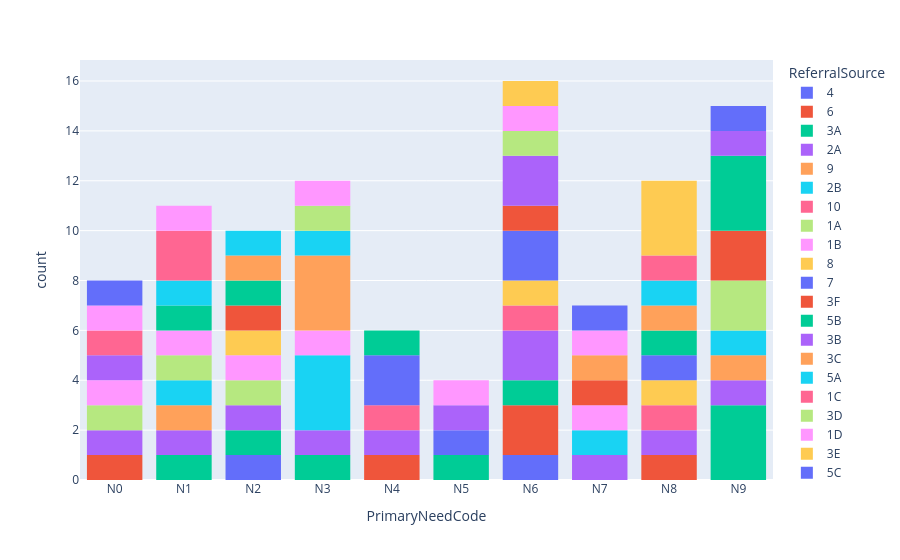

Here is the notebook cell this chart was saved with:
### Code cell
# Doing something with colour - use American version of spelling

# This code from WLP doesn't work either - it works if you click 'Run All' at the top!

import plotly.graph_objects as go

pnc_bar = px.histogram(cin,
                       x='PrimaryNeedCode',
                       color='ReferralSource')

pnc_bar.update_xaxes(categoryorder='category ascending')

pnc_bar.show()

### Figure 1 — Plotly figure (JSON) as saved in the notebook; plotly's stock layout.template omitted (floating-point values rounded to 4 significant figures)
{"data": [{"bingroup": "x", "hovertemplate": "ReferralSource=4<br>PrimaryNeedCode=%{x}<br>count=%{y}<extra></extra>", "legendgroup": "4", "marker": {"color": "#636efa", "pattern": {"shape": ""}}, "name": "4", "orientation": "v", "showlegend": true, "type": "histogram", "x": ["N6", "N2"], "xaxis": "x", "yaxis": "y"}, {"bingroup": "x", "hovertemplate": "ReferralSource=6<br>PrimaryNeedCode=%{x}<br>count=%{y}<extra></extra>", "legendgroup": "6", "marker": {"color": "#EF553B", "pattern": {"shape": ""}}, "name": "6", "orientation": "v", "showlegend": true, "type": "histogram", "x": ["N8", "N6", "N4", "N0", "N6"], "xaxis": "x", "yaxis": "y"}, {"bingroup": "x", "hovertemplate": "ReferralSource=3A<br>PrimaryNeedCode=%{x}<br>count=%{y}<extra></extra>", "legendgroup": "3A", "marker": {"color": "#00cc96", "pattern": {"shape": ""}}, "name": "3A", "orientation": "v", "showlegend": true, "type": "histogram", "x": ["N9", "N2", "N9", "N9", "N5", "N6", "N3", "N1"], "xaxis": "x", "yaxis": "y"}, {"bingroup": "x", "hovertemplate": "ReferralSource=2A<br>PrimaryNeedCode=%{x}<br>count=%{y}<extra></extra>", "legendgroup": "2A", "marker": {"color": "#ab63fa", "pattern": {"shape": ""}}, "name": "2A", "orientation": "v", "showlegend": true, "type": "histogram", "x": ["N4", "N3", "N1", "N8", "N0", "N2", "N6", "N9", "N7", "N6"], "xaxis": "x", "yaxis": "y"}, {"bingroup": "x", "hovertemplate": "ReferralSource=9<br>PrimaryNeedCode=%{x}<br>count=%{y}<extra></extra>", "legendgroup": "9", "marker": {"color": "#FFA15A", "pattern": {"shape": ""}}, "name": "9", "orientation": "v", "showlegend": true, "type": "histogram", "x": ["N9", "N1"], "xaxis": "x", "yaxis": "y"}, {"bingroup": "x", "hovertemplate": "ReferralSource=2B<br>PrimaryNeedCode=%{x}<br>count=%{y}<extra></extra>", "legendgroup": "2B", "marker": {"color": "#19d3f3", "pattern": {"shape": ""}}, "name": "2B", "orientation": "v", "showlegend": true, "type": "histogram", "x": ["N3", "N1", "N7", "N3", "N3", "N9"], "xaxis": "x", "yaxis": "y"}, {"bingroup": "x", "hovertemplate": "ReferralSource=10<br>PrimaryNeedCode=%{x}<br>count=%{y}<extra></extra>", "legendgroup": "10", "marker": {"color": "#FF6692", "pattern": {"shape": ""}}, "name": "10", "orientation": "v", "showlegend": true, "type": "histogram", "x": ["N8", "N6", "N4"], "xaxis": "x", "yaxis": "y"}, {"bingroup": "x", "hovertemplate": "ReferralSource=1A<br>PrimaryNeedCode=%{x}<br>count=%{y}<extra></extra>", "legendgroup": "1A", "marker": {"color": "#B6E880", "pattern": {"shape": ""}}, "name": "1A", "orientation": "v", "showlegend": true, "type": "histogram", "x": ["N9", "N0", "N2", "N1", "N9"], "xaxis": "x", "yaxis": "y"}, {"bingroup": "x", "hovertemplate": "ReferralSource=1B<br>PrimaryNeedCode=%{x}<br>count=%{y}<extra></extra>", "legendgroup": "1B", "marker": {"color": "#FF97FF", "pattern": {"shape": ""}}, "name": "1B", "orientation": "v", "showlegend": true, "type": "histogram", "x": ["N1", "N2", "N0", "N7", "N3"], "xaxis": "x", "yaxis": "y"}, {"bingroup": "x", "hovertemplate": "ReferralSource=8<br>PrimaryNeedCode=%{x}<br>count=%{y}<extra></extra>", "legendgroup": "8", "marker": {"color": "#FECB52", "pattern": {"shape": ""}}, "name": "8", "orientation": "v", "showlegend": true, "type": "histogram", "x": ["N6", "N8", "N2"], "xaxis": "x", "yaxis": "y"}, {"bingroup": "x", "hovertemplate": "ReferralSource=7<br>PrimaryNeedCode=%{x}<br>count=%{y}<extra></extra>", "legendgroup": "7", "marker": {"color": "#636efa", "pattern": {"shape": ""}}, "name": "7", "orientation": "v", "showlegend": true, "type": "histogram", "x": ["N6", "N8", "N6", "N4", "N5", "N4"], "xaxis": "x", "yaxis": "y"}, {"bingroup": "x", "hovertemplate": "ReferralSource=3F<br>PrimaryNeedCode=%{x}<br>count=%{y}<extra></extra>", "legendgroup": "3F", "marker": {"color": "#EF553B", "pattern": {"shape": ""}}, "name": "3F", "orientation": "v", "showlegend": true, "type": "histogram", "x": ["N9", "N7", "N6", "N2", "N9"], "xaxis": "x", "yaxis": "y"}, {"bingroup": "x", "hovertemplate": "ReferralSource=5B<br>PrimaryNeedCode=%{x}<br>count=%{y}<extra></extra>", "legendgroup": "5B", "marker": {"color": "#00cc96", "pattern": {"shape": ""}}, "name": "5B", "orientation": "v", "showlegend": true, "type": "histogram", "x": ["N8", "N9", "N9", "N2", "N1", "N9", "N4"], "xaxis": "x", "yaxis": "y"}, {"bingroup": "x", "hovertemplate": "ReferralSource=3B<br>PrimaryNeedCode=%{x}<br>count=%{y}<extra></extra>", "legendgroup": "3B", "marker": {"color": "#ab63fa", "pattern": {"shape": ""}}, "name": "3B", "orientation": "v", "showlegend": true, "type": "histogram", "x": ["N6", "N0", "N5", "N6", "N9"], "xaxis": "x", "yaxis": "y"}, {"bingroup": "x", "hovertemplate": "ReferralSource=3C<br>PrimaryNeedCode=%{x}<br>count=%{y}<extra></extra>", "legendgroup": "3C", "marker": {"color": "#FFA15A", "pattern": {"shape": ""}}, "name": "3C", "orientation": "v", "showlegend": true, "type": "histogram", "x": ["N3", "N2", "N7", "N3", "N8", "N3"], "xaxis": "x", "yaxis": "y"}, {"bingroup": "x", "hovertemplate": "ReferralSource=5A<br>PrimaryNeedCode=%{x}<br>count=%{y}<extra></extra>", "legendgroup": "5A", "marker": {"color": "#19d3f3", "pattern": {"shape": ""}}, "name": "5A", "orientation": "v", "showlegend": true, "type": "histogram", "x": ["N8", "N3", "N1", "N2"], "xaxis": "x", "yaxis": "y"}, {"bingroup": "x", "hovertemplate": "ReferralSource=1C<br>PrimaryNeedCode=%{x}<br>count=%{y}<extra></extra>", "legendgroup": "1C", "marker": {"color": "#FF6692", "pattern": {"shape": ""}}, "name": "1C", "orientation": "v", "showlegend": true, "type": "histogram", "x": ["N0", "N1", "N1", "N8"], "xaxis": "x", "yaxis": "y"}, {"bingroup": "x", "hovertemplate": "ReferralSource=3D<br>PrimaryNeedCode=%{x}<br>count=%{y}<extra></extra>", "legendgroup": "3D", "marker": {"color": "#B6E880", "pattern": {"shape": ""}}, "name": "3D", "orientation": "v", "showlegend": true, "type": "histogram", "x": ["N6", "N3"], "xaxis": "x", "yaxis": "y"}, {"bingroup": "x", "hovertemplate": "ReferralSource=1D<br>PrimaryNeedCode=%{x}<br>count=%{y}<extra></extra>", "legendgroup": "1D", "marker": {"color": "#FF97FF", "pattern": {"shape": ""}}, "name": "1D", "orientation": "v", "showlegend": true, "type": "histogram", "x": ["N0", "N5", "N3", "N6", "N1", "N7"], "xaxis": "x", "yaxis": "y"}, {"bingroup": "x", "hovertemplate": "ReferralSource=3E<br>PrimaryNeedCode=%{x}<br>count=%{y}<extra></extra>", "legendgroup": "3E", "marker": {"color": "#FECB52", "pattern": {"shape": ""}}, "name": "3E", "orientation": "v", "showlegend": true, "type": "histogram", "x": ["N6", "N8", "N8", "N8"], "xaxis": "x", "yaxis": "y"}, {"bingroup": "x", "hovertemplate": "ReferralSource=5C<br>PrimaryNeedCode=%{x}<br>count=%{y}<extra></extra>", "legendgroup": "5C", "marker": {"color": "#636efa", "pattern": {"shape": ""}}, "name": "5C", "orientation": "v", "showlegend": true, "type": "histogram", "x": ["N7", "N0", "N9"], "xaxis": "x", "yaxis": "y"}], "layout": {"barmode": "relative", "legend": {"title": {"text": "ReferralSource"}, "tracegroupgap": 0}, "margin": {"t": 60}, "xaxis": {"anchor": "y", "categoryorder": "category ascending", "domain": [0, 1], "title": {"text": "PrimaryNeedCode"}}, "yaxis": {"anchor": "x", "domain": [0, 1], "title": {"text": "count"}}}}
